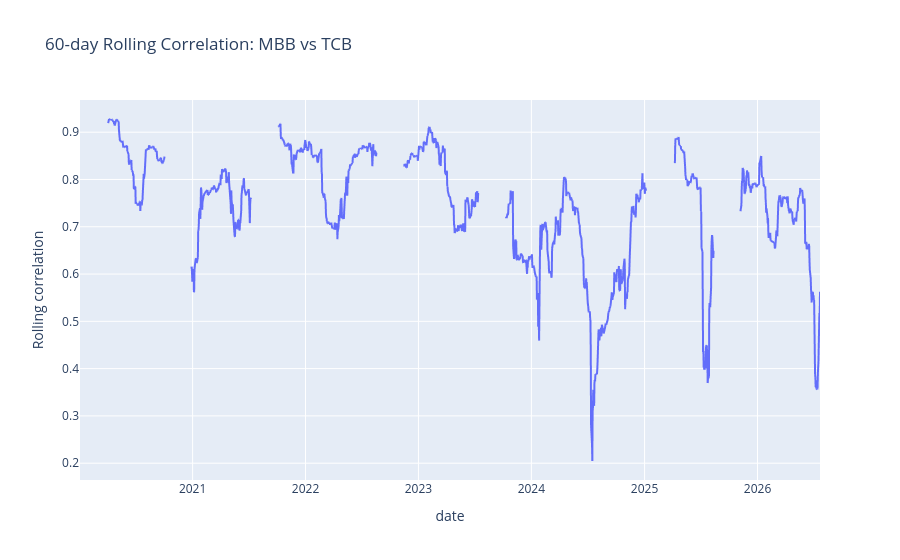
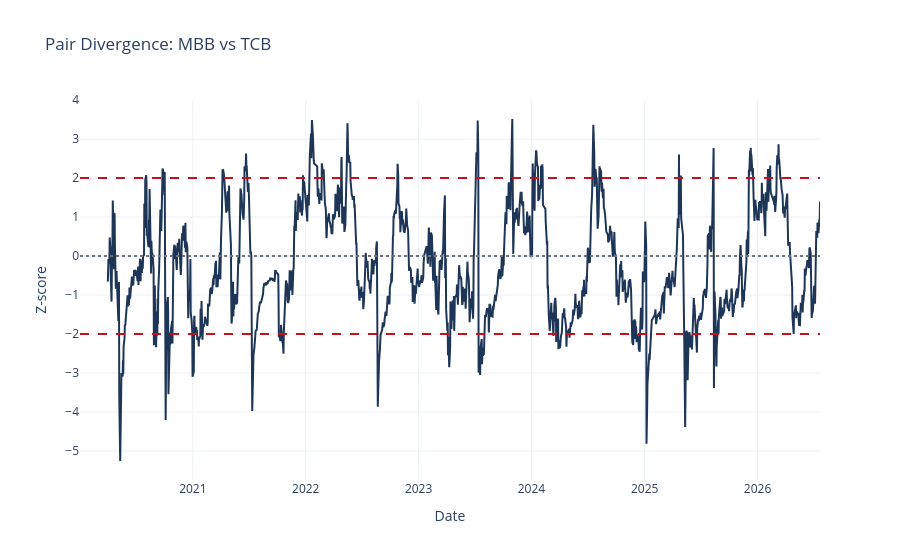

Notebook source saved alongside these figures, in order:
### Code cell
# Cell: Rolling Correlation And Divergence
pair = top_pairs.iloc[0] if not top_pairs.empty else pd.Series({"symbol_a": "SSI", "symbol_b": "HPG"})

rolling_corr = rolling_pair_correlation(
    analysis_df,
    symbol_a=pair["symbol_a"],
    symbol_b=pair["symbol_b"],
    window=60,
)
divergence = pair_divergence_zscore(
    analysis_df,
    symbol_a=pair["symbol_a"],
    symbol_b=pair["symbol_b"],
    window=60,
)

display(rolling_corr.tail())
display(divergence.tail())
display(rolling_correlation_chart(rolling_corr, title="60-day Rolling Correlation"))
pair_divergence_chart(divergence, title=f"Pair Divergence: {pair['symbol_a']} vs {pair['symbol_b']}")

### Figure 1 — Plotly figure (JSON) as saved in the notebook; plotly's stock layout.template omitted (floating-point values rounded to 4 significant figures; data arrays with more than 128 entries replaced by an {"elided": "..."} marker saying what was removed)
{"data": [{"hovertemplate": "date=%{x}<br>Rolling correlation=%{y}<extra></extra>", "legendgroup": "", "line": {"color": "#636efa", "dash": "solid"}, "marker": {"symbol": "circle"}, "mode": "lines", "name": "", "showlegend": false, "type": "scattergl", "x": {"elided": "1633 str values"}, "xaxis": "x", "y": {"elided": "1633 float values"}, "yaxis": "y"}], "layout": {"legend": {"tracegroupgap": 0}, "title": {"text": "60-day Rolling Correlation: MBB vs TCB"}, "xaxis": {"anchor": "y", "domain": [0, 1], "title": {"text": "date"}}, "yaxis": {"anchor": "x", "domain": [0, 1], "title": {"text": "Rolling correlation"}}}}

### Figure 2 — Plotly figure (JSON) as saved in the notebook; plotly's stock layout.template omitted (floating-point values rounded to 4 significant figures; data arrays with more than 128 entries replaced by an {"elided": "..."} marker saying what was removed)
{"data": [{"line": {"color": "#1d3557", "width": 2}, "mode": "lines", "name": "Divergence z-score", "type": "scatter", "x": {"elided": "1634 str values"}, "y": {"elided": "1634 float values"}}], "layout": {"shapes": [{"line": {"color": "#c1121f", "dash": "dash"}, "type": "line", "x0": 0, "x1": 1, "xref": "x domain", "y0": 2, "y1": 2, "yref": "y"}, {"line": {"color": "#c1121f", "dash": "dash"}, "type": "line", "x0": 0, "x1": 1, "xref": "x domain", "y0": -2, "y1": -2, "yref": "y"}, {"line": {"color": "#6c757d", "dash": "dot"}, "type": "line", "x0": 0, "x1": 1, "xref": "x domain", "y0": 0, "y1": 0, "yref": "y"}], "title": {"text": "Pair Divergence: MBB vs TCB"}, "xaxis": {"title": {"text": "Date"}}, "yaxis": {"title": {"text": "Z-score"}}}}
